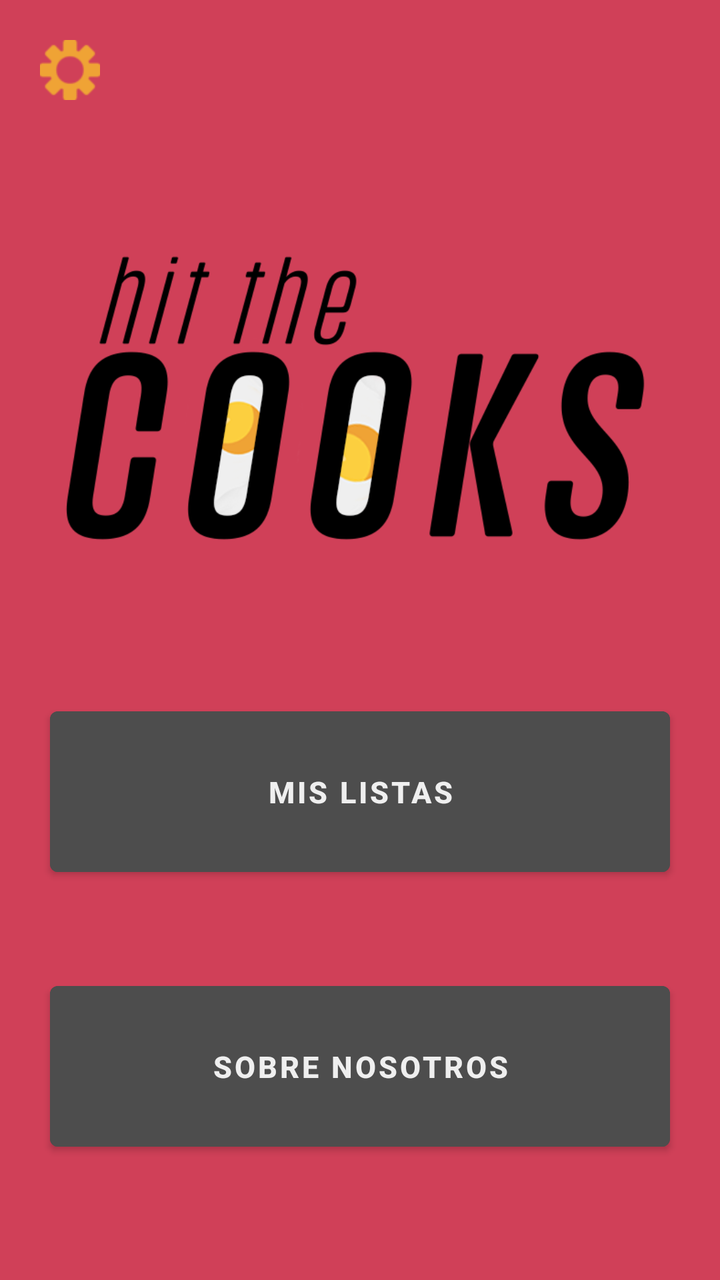
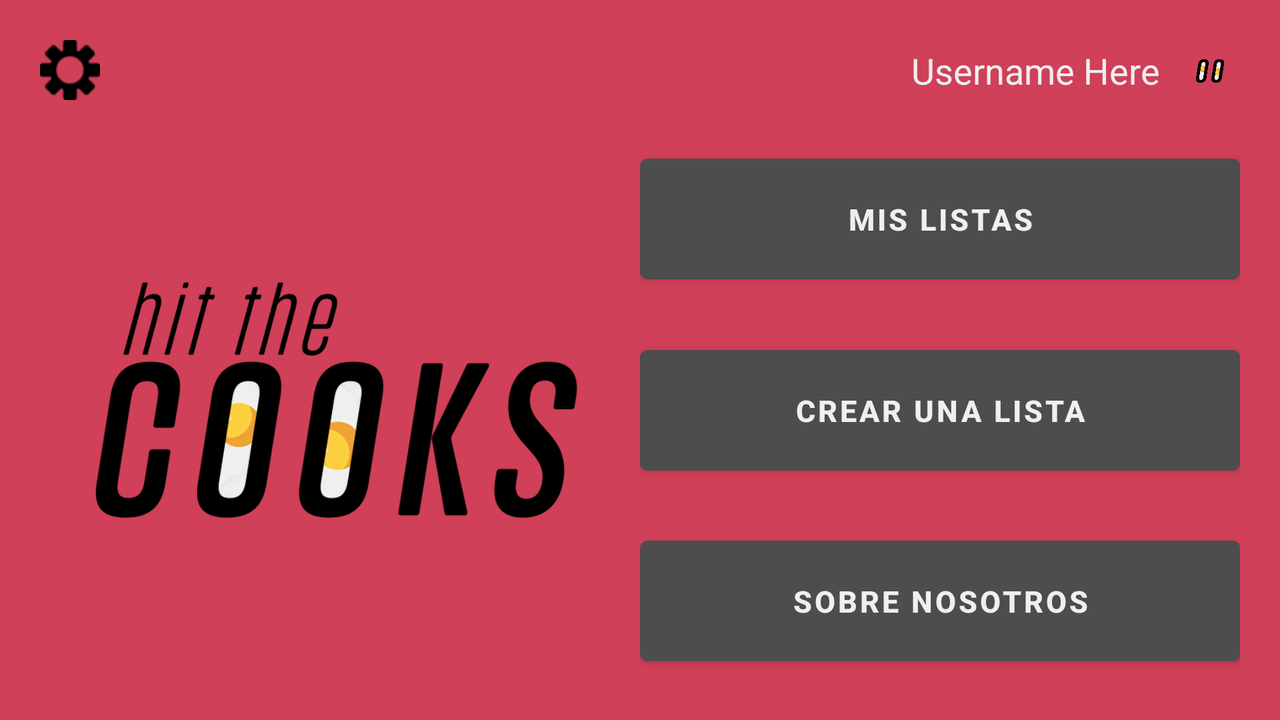

The same Android screen from two of the app's own layout files: first res/layout/ as a phone draws it, then the repository's variant for another configuration, drawn on a device whose configuration selects that folder. Both files follow.
<!-- AndroidManifest.xml: application theme Theme.HitTheCooks -->
<!-- res/layout/activity_principal.xml -->
<?xml version="1.0" encoding="utf-8"?>
<androidx.constraintlayout.widget.ConstraintLayout xmlns:android="http://schemas.android.com/apk/res/android"
    xmlns:app="http://schemas.android.com/apk/res-auto"
    xmlns:tools="http://schemas.android.com/tools"
    android:layout_width="match_parent"
    android:layout_height="match_parent"
    android:background="@color/background"
    tools:context=".MainActivity">

    <ImageButton
        android:id="@+id/configButton"
        android:layout_width="30dp"
        android:layout_height="30dp"
        android:layout_marginStart="20dp"
        android:layout_marginTop="20dp"
        android:background="@color/noColor"
        android:scaleType="centerInside"
        app:layout_constraintEnd_toStartOf="@+id/userButton"
        app:layout_constraintHorizontal_bias="0.5"
        app:layout_constraintHorizontal_chainStyle="spread_inside"
        app:layout_constraintStart_toStartOf="parent"
        app:layout_constraintTop_toTopOf="parent"
        app:srcCompat="@drawable/conf_icon"
        app:tint="@color/orangeEgg"
        tools:ignore="SpeakableTextPresentCheck,TouchTargetSizeCheck" />

    <ImageView
        android:id="@+id/userButton"
        android:layout_width="50dp"
        android:layout_height="50dp"
        android:layout_marginTop="20dp"
        android:layout_marginEnd="20dp"
        android:background="@color/noColor"
        android:scaleType="centerInside"
        app:layout_constraintEnd_toEndOf="parent"
        app:layout_constraintHorizontal_bias="0.5"
        app:layout_constraintStart_toEndOf="@+id/configButton"
        app:layout_constraintTop_toTopOf="parent"

        tools:ignore="SpeakableTextPresentCheck,TouchTargetSizeCheck" />

    <TextView
        android:id="@+id/usernameText"
        android:layout_width="wrap_content"
        android:layout_height="wrap_content"
        android:layout_marginEnd="10dp"
        android:textColor="@color/whiteEgg"
        android:textSize="18sp"
        app:layout_constraintBottom_toBottomOf="@+id/userButton"
        app:layout_constraintEnd_toStartOf="@+id/userButton"
        app:layout_constraintTop_toTopOf="@+id/userButton"
        tools:ignore="TextContrastCheck" />

    <Button
        android:id="@+id/myListsButton"
        android:layout_width="0dp"
        android:layout_height="wrap_content"
        android:layout_marginStart="25dp"
        android:layout_marginEnd="25dp"
        android:backgroundTint="@color/darkGrey"
        android:padding="30dp"
        android:text="@string/myLists"
        android:textSize="15sp"
        android:textStyle="bold"
        app:layout_constraintBottom_toTopOf="@+id/aboutUsButton"
        app:layout_constraintEnd_toEndOf="parent"
        app:layout_constraintHorizontal_bias="0.5"
        app:layout_constraintStart_toStartOf="parent"
        app:layout_constraintTop_toBottomOf="@+id/appLogo" />

    <Button
        android:id="@+id/aboutUsButton"
        android:layout_width="0dp"
        android:layout_height="wrap_content"
        android:layout_marginBottom="16dp"
        android:backgroundTint="@color/darkGrey"
        android:drawableStart="@drawable/icono_sobre_nosotros"
        android:padding="30dp"
        android:text="@string/aboutUs"
        android:textSize="15sp"
        android:textStyle="bold"
        app:layout_constraintBottom_toBottomOf="parent"
        app:layout_constraintEnd_toEndOf="@+id/myListsButton"
        app:layout_constraintHorizontal_bias="0.5"
        app:layout_constraintStart_toStartOf="@+id/myListsButton"
        app:layout_constraintTop_toBottomOf="@+id/myListsButton" />

    <ImageView
        android:id="@+id/appLogo"
        android:layout_width="0dp"
        android:layout_height="200dp"
        android:layout_marginTop="10dp"
        android:contentDescription="@string/logoDescription"
        app:layout_constraintBottom_toTopOf="@+id/myListsButton"
        app:layout_constraintEnd_toEndOf="parent"
        app:layout_constraintHorizontal_bias="0.5"
        app:layout_constraintStart_toStartOf="parent"
        app:layout_constraintTop_toBottomOf="@+id/configButton"
        app:layout_constraintWidth_percent="0.85"
        app:srcCompat="@drawable/logo_hit_the_cook" />

</androidx.constraintlayout.widget.ConstraintLayout>
<!-- resources referenced by this layout -->
<resources>
  <color name="background">#d04058</color>
  <color name="darkGrey">#4d4d4d</color>
  <color name="noColor">#00FFFFFF</color>
  <color name="orangeEgg">#efa335</color>
  <color name="whiteEgg">#efefef</color>
  <!-- drawable conf_icon: png bitmap (drawable, 1724 bytes) -->
  <!-- drawable icono_sobre_nosotros: png bitmap (drawable, 1941 bytes) -->
  <!-- drawable logo_hit_the_cook: png bitmap (drawable, 35524 bytes) -->
  <string name="aboutUs">Sobre Nosotros</string>
  <string name="logoDescription">Logo de la aplicación</string>
  <string name="myLists">Mis Listas</string>
  <style name="Theme.HitTheCooks" parent="Theme.MaterialComponents.DayNight.NoActionBar">
          
          <item name="colorPrimary">@color/background</item>
          <item name="colorPrimaryVariant">@color/yellowEgg</item>
          <item name="colorOnPrimary">@color/whiteEgg</item>
          
          <item name="colorSecondary">@color/orangeEgg</item>
          <item name="colorSecondaryVariant">@color/teal_700</item>
          <item name="colorOnSecondary">@color/black</item>
          
          <item name="android:statusBarColor" tools:targetApi="l">?attr/colorPrimaryVariant</item>
          
      </style>
  <color name="yellowEgg">#fccf3f</color>
  <color name="teal_700">#FF018786</color>
  <color name="black">#FF000000</color>
</resources>
<!-- res/layout-land/activity_principal.xml (the repository's variant of the layout above) -->
<!-- drawn on the phone turned sideways -->
<?xml version="1.0" encoding="utf-8"?>
<androidx.constraintlayout.widget.ConstraintLayout xmlns:android="http://schemas.android.com/apk/res/android"
    xmlns:app="http://schemas.android.com/apk/res-auto"
    xmlns:tools="http://schemas.android.com/tools"
    android:layout_width="match_parent"
    android:layout_height="match_parent"
    android:background="@color/background"
    tools:context=".PantallaPrincipal">

    <ImageButton
        android:id="@+id/configButton"
        android:layout_width="30dp"
        android:layout_height="30dp"
        android:layout_marginStart="20dp"
        android:layout_marginTop="20dp"
        android:background="@color/background"
        android:onClick="navigateToConfiguration"
        android:scaleType="centerInside"
        app:layout_constraintEnd_toStartOf="@+id/userButton"
        app:layout_constraintHorizontal_bias="0.5"
        app:layout_constraintHorizontal_chainStyle="spread_inside"
        app:layout_constraintStart_toStartOf="parent"
        app:layout_constraintTop_toTopOf="parent"
        app:srcCompat="@drawable/conf_icon"
        tools:ignore="SpeakableTextPresentCheck,TouchTargetSizeCheck"
        android:contentDescription="@string/configButtonDescription" />

    <ImageButton
        android:id="@+id/userButton"
        android:layout_width="30dp"
        android:layout_height="30dp"
        android:layout_marginTop="20dp"
        android:layout_marginEnd="20dp"
        android:background="@color/background"
        android:scaleType="centerInside"
        app:layout_constraintEnd_toEndOf="parent"
        app:layout_constraintHorizontal_bias="0.5"
        app:layout_constraintStart_toEndOf="@+id/configButton"
        app:layout_constraintTop_toTopOf="parent"
        app:srcCompat="@drawable/icono"
        tools:ignore="SpeakableTextPresentCheck,TouchTargetSizeCheck"
        android:contentDescription="@string/userButtonDescription" />

    <TextView
        android:id="@+id/usernameText"
        android:layout_width="wrap_content"
        android:layout_height="wrap_content"
        android:layout_marginEnd="10dp"
        android:text="@string/usernameHere"
        android:textColor="@color/whiteEgg"
        android:textSize="18sp"
        app:layout_constraintBottom_toBottomOf="@+id/userButton"
        app:layout_constraintEnd_toStartOf="@+id/userButton"
        app:layout_constraintTop_toTopOf="@+id/userButton"
        tools:ignore="TextContrastCheck" />

    <LinearLayout
        android:layout_width="0dp"
        android:layout_height="0dp"
        android:layout_marginStart="20dp"
        android:layout_marginEnd="20dp"
        android:orientation="horizontal"
        app:layout_constraintBottom_toBottomOf="parent"
        app:layout_constraintEnd_toEndOf="parent"
        app:layout_constraintStart_toStartOf="parent"
        app:layout_constraintTop_toBottomOf="@+id/userButton"
        android:baselineAligned="false">

        <androidx.constraintlayout.widget.ConstraintLayout
            android:layout_width="match_parent"
            android:layout_height="match_parent"
            android:layout_weight="1">

            <ImageView
                android:id="@+id/appLogo"
                android:layout_width="0dp"
                android:layout_height="200dp"
                app:layout_constraintBottom_toBottomOf="parent"
                app:layout_constraintEnd_toEndOf="parent"
                app:layout_constraintStart_toStartOf="parent"
                app:layout_constraintTop_toTopOf="parent"
                app:layout_constraintWidth_percent="0.85"
                app:srcCompat="@drawable/logo_hit_the_cook"
                android:contentDescription="@string/logoDescription" />
        </androidx.constraintlayout.widget.ConstraintLayout>

        <androidx.constraintlayout.widget.ConstraintLayout
            android:layout_width="match_parent"
            android:layout_height="match_parent"
            android:layout_weight="1">

            <Button
                android:id="@+id/myListsButton"
                android:layout_width="0dp"
                android:layout_height="wrap_content"
                android:backgroundTint="@color/darkGrey"
                android:onClick="navigateToMyLists"
                android:padding="20dp"
                android:text="@string/myLists"
                android:textSize="15sp"
                android:textStyle="bold"
                app:layout_constraintBottom_toTopOf="@+id/createAListButton"
                app:layout_constraintEnd_toEndOf="parent"
                app:layout_constraintHorizontal_bias="0.5"
                app:layout_constraintStart_toStartOf="parent"
                app:layout_constraintTop_toTopOf="parent" />

            <Button
                android:id="@+id/createAListButton"
                android:layout_width="0dp"
                android:layout_height="wrap_content"
                android:backgroundTint="@color/darkGrey"
                android:onClick="navigateToCreateAList"
                android:padding="20dp"
                android:text="@string/createAList"
                android:textSize="15sp"
                android:textStyle="bold"
                app:layout_constraintBottom_toTopOf="@+id/AboutUsButton"
                app:layout_constraintEnd_toEndOf="parent"
                app:layout_constraintHorizontal_bias="0.5"
                app:layout_constraintStart_toStartOf="parent"
                app:layout_constraintTop_toBottomOf="@+id/myListsButton" />

            <Button
                android:id="@+id/AboutUsButton"
                android:layout_width="0dp"
                android:layout_height="wrap_content"
                android:backgroundTint="@color/darkGrey"
                android:drawableStart="@drawable/icono_sobre_nosotros"
                android:onClick="navigateToAboutUs"
                android:padding="20dp"
                android:text="@string/aboutUs"
                android:textSize="15sp"
                android:textStyle="bold"
                app:layout_constraintBottom_toBottomOf="parent"
                app:layout_constraintEnd_toEndOf="parent"
                app:layout_constraintHorizontal_bias="0.5"
                app:layout_constraintStart_toStartOf="parent"
                app:layout_constraintTop_toBottomOf="@+id/createAListButton" />
        </androidx.constraintlayout.widget.ConstraintLayout>
    </LinearLayout>

</androidx.constraintlayout.widget.ConstraintLayout>
<!-- resources referenced by the variant -->
<!-- as the phone turned sideways resolves them -->
<resources>
  <color name="background">#d04058</color>
  <color name="darkGrey">#4d4d4d</color>
  <color name="whiteEgg">#efefef</color>
  <!-- drawable conf_icon: png bitmap (drawable, 1724 bytes) -->
  <!-- drawable icono: png bitmap (drawable, 60352 bytes) -->
  <!-- drawable icono_sobre_nosotros: png bitmap (drawable, 1941 bytes) -->
  <!-- drawable logo_hit_the_cook: png bitmap (drawable, 35524 bytes) -->
  <string name="aboutUs">Sobre Nosotros</string>
  <string name="configButtonDescription">Botón de configuración</string>
  <string name="createAList">Crear Una Lista</string>
  <string name="logoDescription">Logo de la aplicación</string>
  <string name="myLists">Mis Listas</string>
  <string name="userButtonDescription">Foto y botón de usuario</string>
  <string name="usernameHere">Username Here</string>
  <style name="Theme.HitTheCooks" parent="Theme.MaterialComponents.DayNight.NoActionBar">
          
          <item name="colorPrimary">@color/background</item>
          <item name="colorPrimaryVariant">@color/yellowEgg</item>
          <item name="colorOnPrimary">@color/whiteEgg</item>
          
          <item name="colorSecondary">@color/orangeEgg</item>
          <item name="colorSecondaryVariant">@color/teal_700</item>
          <item name="colorOnSecondary">@color/black</item>
          
          <item name="android:statusBarColor" tools:targetApi="l">?attr/colorPrimaryVariant</item>
          
      </style>
  <color name="yellowEgg">#fccf3f</color>
  <color name="orangeEgg">#efa335</color>
  <color name="teal_700">#FF018786</color>
  <color name="black">#FF000000</color>
</resources>
